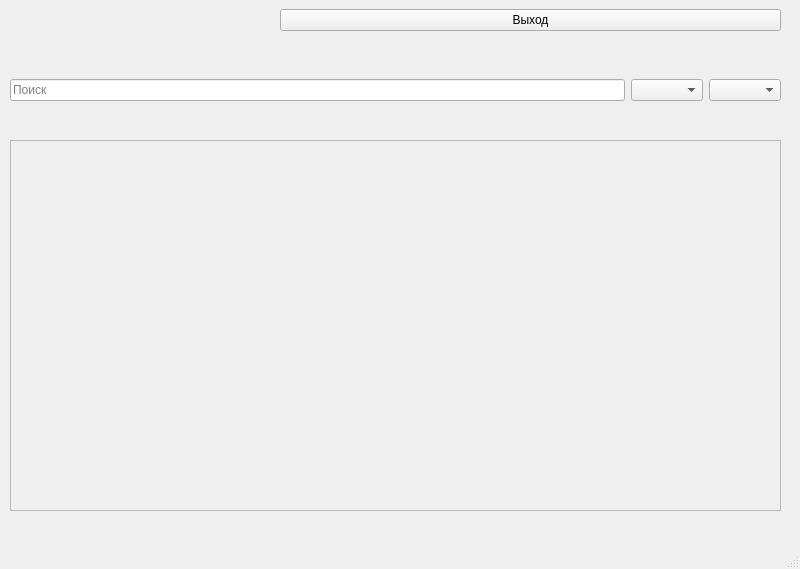
<?xml version="1.0" encoding="UTF-8"?>
<ui version="4.0">
 <class>MainWindow</class>
 <widget class="QMainWindow" name="MainWindow">
  <property name="geometry">
   <rect>
    <x>0</x>
    <y>0</y>
    <width>800</width>
    <height>569</height>
   </rect>
  </property>
  <property name="windowTitle">
   <string>MainWindow</string>
  </property>
  <widget class="QWidget" name="centralwidget">
   <widget class="QWidget" name="horizontalLayoutWidget">
    <property name="geometry">
     <rect>
      <x>280</x>
      <y>0</y>
      <width>501</width>
      <height>41</height>
     </rect>
    </property>
    <layout class="QHBoxLayout" name="horizontalLayout">
     <item>
      <widget class="QPushButton" name="pushButton">
       <property name="text">
        <string>Выход</string>
       </property>
      </widget>
     </item>
    </layout>
   </widget>
   <widget class="QWidget" name="horizontalLayoutWidget_2">
    <property name="geometry">
     <rect>
      <x>10</x>
      <y>50</y>
      <width>771</width>
      <height>80</height>
     </rect>
    </property>
    <layout class="QHBoxLayout" name="horizontalLayout_2">
     <item>
      <widget class="QLineEdit" name="lineEdit_search">
       <property name="placeholderText">
        <string>Поиск</string>
       </property>
      </widget>
     </item>
     <item>
      <widget class="QComboBox" name="comboBox_disc"/>
     </item>
     <item>
      <widget class="QComboBox" name="comboBox_sort"/>
     </item>
    </layout>
   </widget>
   <widget class="QScrollArea" name="scrollArea">
    <property name="geometry">
     <rect>
      <x>10</x>
      <y>140</y>
      <width>771</width>
      <height>371</height>
     </rect>
    </property>
    <property name="widgetResizable">
     <bool>true</bool>
    </property>
    <widget class="QWidget" name="scrollAreaWidgetContents">
     <property name="geometry">
      <rect>
       <x>0</x>
       <y>0</y>
       <width>769</width>
       <height>369</height>
      </rect>
     </property>
    </widget>
   </widget>
  </widget>
  <widget class="QMenuBar" name="menubar">
   <property name="geometry">
    <rect>
     <x>0</x>
     <y>0</y>
     <width>800</width>
     <height>21</height>
    </rect>
   </property>
  </widget>
  <widget class="QStatusBar" name="statusbar"/>
 </widget>
 <resources/>
 <connections/>
</ui>
